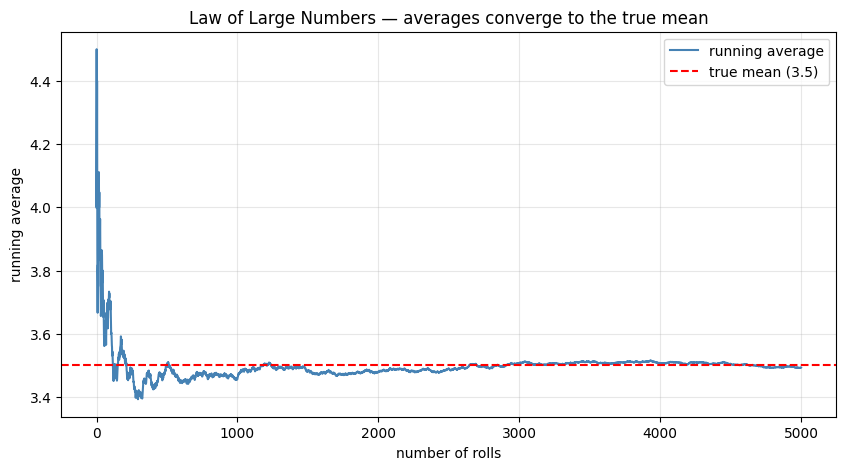

Write the Python code that produced this figure.
import numpy as np
import matplotlib.pyplot as plt

# True die — fair 6-sided. Expected value (mean) = 3.5
np.random.seed(42)
n_rolls = 5000
rolls = np.random.randint(1, 7, size=n_rolls)   # integers 1-6

# Running average after each roll
running_avg = np.cumsum(rolls) / np.arange(1, n_rolls + 1)

# Print a few checkpoints
for n in [10, 100, 1000, 5000]:
    print(f"After {n:>5} rolls, average = {running_avg[n-1]:.4f}  (true mean = 3.5)")

# Plot
fig, ax = plt.subplots(figsize=(10, 5))
ax.plot(running_avg, color='steelblue', linewidth=1.5, label='running average')
ax.axhline(3.5, color='red', linestyle='--', label='true mean (3.5)')
ax.set_xlabel('number of rolls')
ax.set_ylabel('running average')
ax.set_title('Law of Large Numbers — averages converge to the true mean')
ax.legend()
ax.grid(True, alpha=0.3)
plt.savefig('law_of_large_numbers.png', dpi=100, bbox_inches='tight')
plt.show()
print("Saved law_of_large_numbers.png")
